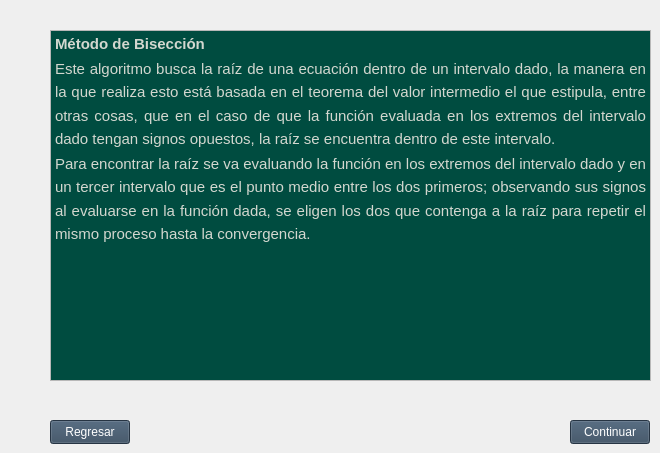
  <widget class="QWidget" name="centralwidget">
   <widget class="QPushButton" name="pushButton">
    <property name="geometry">
     <rect>
      <x>50</x>
      <y>420</y>
      <width>80</width>
      <height>24</height>
     </rect>
    </property>
    <property name="palette">
     <palette>
      <active>
       <colorrole role="WindowText">
        <brush brushstyle="SolidPattern">
         <color alpha="255">
          <red>255</red>
          <green>255</green>
          <blue>255</blue>
         </color>
        </brush>
       </colorrole>
       <colorrole role="Button">
        <brush brushstyle="SolidPattern">
         <color alpha="255">
          <red>53</red>
          <green>73</green>
          <blue>94</blue>
         </color>
        </brush>
       </colorrole>
       <colorrole role="Light">
        <brush brushstyle="SolidPattern">
         <color alpha="255">
          <red>79</red>
          <green>109</green>
          <blue>141</blue>
         </color>
        </brush>
       </colorrole>
       <colorrole role="Midlight">
        <brush brushstyle="SolidPattern">
         <color alpha="255">
          <red>66</red>
          <green>91</green>
          <blue>117</blue>
         </color>
        </brush>
       </colorrole>
       <colorrole role="Dark">
        <brush brushstyle="SolidPattern">
         <color alpha="255">
          <red>26</red>
          <green>36</green>
          <blue>47</blue>
         </color>
        </brush>
       </colorrole>
       <colorrole role="Mid">
        <brush brushstyle="SolidPattern">
         <color alpha="255">
          <red>35</red>
          <green>48</green>
          <blue>62</blue>
         </color>
        </brush>
       </colorrole>
       <colorrole role="Text">
        <brush brushstyle="SolidPattern">
         <color alpha="255">
          <red>255</red>
          <green>255</green>
          <blue>255</blue>
         </color>
        </brush>
       </colorrole>
       <colorrole role="BrightText">
        <brush brushstyle="SolidPattern">
         <color alpha="255">
          <red>255</red>
          <green>255</green>
          <blue>255</blue>
         </color>
        </brush>
       </colorrole>
       <colorrole role="ButtonText">
        <brush brushstyle="SolidPattern">
         <color alpha="255">
          <red>255</red>
          <green>255</green>
          <blue>255</blue>
         </color>
        </brush>
       </colorrole>
       <colorrole role="Base">
        <brush brushstyle="SolidPattern">
         <color alpha="255">
          <red>0</red>
          <green>0</green>
          <blue>0</blue>
         </color>
        </brush>
       </colorrole>
       <colorrole role="Window">
        <brush brushstyle="SolidPattern">
         <color alpha="255">
          <red>53</red>
          <green>73</green>
          <blue>94</blue>
         </color>
        </brush>
       </colorrole>
       <colorrole role="Shadow">
        <brush brushstyle="SolidPattern">
         <color alpha="255">
          <red>0</red>
          <green>0</green>
          <blue>0</blue>
         </color>
        </brush>
       </colorrole>
       <colorrole role="AlternateBase">
        <brush brushstyle="SolidPattern">
         <color alpha="255">
          <red>26</red>
          <green>36</green>
          <blue>47</blue>
         </color>
        </brush>
       </colorrole>
       <colorrole role="ToolTipBase">
        <brush brushstyle="SolidPattern">
         <color alpha="255">
          <red>255</red>
          <green>255</green>
          <blue>220</blue>
         </color>
        </brush>
       </colorrole>
       <colorrole role="ToolTipText">
        <brush brushstyle="SolidPattern">
         <color alpha="255">
          <red>0</red>
          <green>0</green>
          <blue>0</blue>
         </color>
        </brush>
       </colorrole>
       <colorrole role="PlaceholderText">
        <brush brushstyle="SolidPattern">
         <color alpha="128">
          <red>255</red>
          <green>255</green>
          <blue>255</blue>
         </color>
        </brush>
       </colorrole>
      </active>
      <inactive>
       <colorrole role="WindowText">
        <brush brushstyle="SolidPattern">
         <color alpha="255">
          <red>255</red>
          <green>255</green>
          <blue>255</blue>
         </color>
        </brush>
       </colorrole>
       <colorrole role="Button">
        <brush brushstyle="SolidPattern">
         <color alpha="255">
          <red>53</red>
          <green>73</green>
          <blue>94</blue>
         </color>
        </brush>
       </colorrole>
       <colorrole role="Light">
        <brush brushstyle="SolidPattern">
         <color alpha="255">
          <red>79</red>
          <green>109</green>
          <blue>141</blue>
         </color>
        </brush>
       </colorrole>
       <colorrole role="Midlight">
        <brush brushstyle="SolidPattern">
         <color alpha="255">
          <red>66</red>
          <green>91</green>
          <blue>117</blue>
         </color>
        </brush>
       </colorrole>
       <colorrole role="Dark">
        <brush brushstyle="SolidPattern">
         <color alpha="255">
          <red>26</red>
          <green>36</green>
          <blue>47</blue>
         </color>
        </brush>
       </colorrole>
       <colorrole role="Mid">
        <brush brushstyle="SolidPattern">
         <color alpha="255">
          <red>35</red>
          <green>48</green>
          <blue>62</blue>
         </color>
        </brush>
       </colorrole>
       <colorrole role="Text">
        <brush brushstyle="SolidPattern">
         <color alpha="255">
          <red>255</red>
          <green>255</green>
          <blue>255</blue>
         </color>
        </brush>
       </colorrole>
       <colorrole role="BrightText">
        <brush brushstyle="SolidPattern">
         <color alpha="255">
          <red>255</red>
          <green>255</green>
          <blue>255</blue>
         </color>
        </brush>
       </colorrole>
       <colorrole role="ButtonText">
        <brush brushstyle="SolidPattern">
         <color alpha="255">
          <red>255</red>
          <green>255</green>
          <blue>255</blue>
         </color>
        </brush>
       </colorrole>
       <colorrole role="Base">
        <brush brushstyle="SolidPattern">
         <color alpha="255">
          <red>0</red>
          <green>0</green>
          <blue>0</blue>
         </color>
        </brush>
       </colorrole>
       <colorrole role="Window">
        <brush brushstyle="SolidPattern">
         <color alpha="255">
          <red>53</red>
          <green>73</green>
          <blue>94</blue>
         </color>
        </brush>
       </colorrole>
       <colorrole role="Shadow">
        <brush brushstyle="SolidPattern">
         <color alpha="255">
          <red>0</red>
          <green>0</green>
          <blue>0</blue>
         </color>
        </brush>
       </colorrole>
       <colorrole role="AlternateBase">
        <brush brushstyle="SolidPattern">
         <color alpha="255">
          <red>26</red>
          <green>36</green>
          <blue>47</blue>
         </color>
        </brush>
       </colorrole>
       <colorrole role="ToolTipBase">
        <brush brushstyle="SolidPattern">
         <color alpha="255">
          <red>255</red>
          <green>255</green>
          <blue>220</blue>
         </color>
        </brush>
       </colorrole>
       <colorrole role="ToolTipText">
        <brush brushstyle="SolidPattern">
         <color alpha="255">
          <red>0</red>
          <green>0</green>
          <blue>0</blue>
         </color>
        </brush>
       </colorrole>
       <colorrole role="PlaceholderText">
        <brush brushstyle="SolidPattern">
         <color alpha="128">
          <red>255</red>
          <green>255</green>
          <blue>255</blue>
         </color>
        </brush>
       </colorrole>
      </inactive>
      <disabled>
       <colorrole role="WindowText">
        <brush brushstyle="SolidPattern">
         <color alpha="255">
          <red>26</red>
          <green>36</green>
          <blue>47</blue>
         </color>
        </brush>
       </colorrole>
       <colorrole role="Button">
        <brush brushstyle="SolidPattern">
         <color alpha="255">
          <red>53</red>
          <green>73</green>
          <blue>94</blue>
         </color>
        </brush>
       </colorrole>
       <colorrole role="Light">
        <brush brushstyle="SolidPattern">
         <color alpha="255">
          <red>79</red>
          <green>109</green>
          <blue>141</blue>
         </color>
        </brush>
       </colorrole>
       <colorrole role="Midlight">
        <brush brushstyle="SolidPattern">
         <color alpha="255">
          <red>66</red>
          <green>91</green>
          <blue>117</blue>
         </color>
        </brush>
       </colorrole>
       <colorrole role="Dark">
        <brush brushstyle="SolidPattern">
         <color alpha="255">
          <red>26</red>
          <green>36</green>
          <blue>47</blue>
         </color>
        </brush>
       </colorrole>
       <colorrole role="Mid">
        <brush brushstyle="SolidPattern">
         <color alpha="255">
          <red>35</red>
          <green>48</green>
          <blue>62</blue>
         </color>
        </brush>
       </colorrole>
       <colorrole role="Text">
        <brush brushstyle="SolidPattern">
         <color alpha="255">
          <red>26</red>
          <green>36</green>
          <blue>47</blue>
         </color>
        </brush>
       </colorrole>
       <colorrole role="BrightText">
        <brush brushstyle="SolidPattern">
         <color alpha="255">
          <red>255</red>
          <green>255</green>
          <blue>255</blue>
         </color>
        </brush>
       </colorrole>
       <colorrole role="ButtonText">
        <brush brushstyle="SolidPattern">
         <color alpha="255">
          <red>26</red>
          <green>36</green>
          <blue>47</blue>
         </color>
        </brush>
       </colorrole>
       <colorrole role="Base">
        <brush brushstyle="SolidPattern">
         <color alpha="255">
          <red>53</red>
          <green>73</green>
          <blue>94</blue>
         </color>
        </brush>
       </colorrole>
       <colorrole role="Window">
        <brush brushstyle="SolidPattern">
         <color alpha="255">
          <red>53</red>
          <green>73</green>
          <blue>94</blue>
         </color>
        </brush>
       </colorrole>
       <colorrole role="Shadow">
        <brush brushstyle="SolidPattern">
         <color alpha="255">
          <red>0</red>
          <green>0</green>
          <blue>0</blue>
         </color>
        </brush>
       </colorrole>
       <colorrole role="AlternateBase">
        <brush brushstyle="SolidPattern">
         <color alpha="255">
          <red>53</red>
          <green>73</green>
          <blue>94</blue>
         </color>
        </brush>
       </colorrole>
       <colorrole role="ToolTipBase">
        <brush brushstyle="SolidPattern">
         <color alpha="255">
          <red>255</red>
          <green>255</green>
          <blue>220</blue>
         </color>
        </brush>
       </colorrole>
       <colorrole role="ToolTipText">
        <brush brushstyle="SolidPattern">
         <color alpha="255">
          <red>0</red>
          <green>0</green>
          <blue>0</blue>
         </color>
        </brush>
       </colorrole>
       <colorrole role="PlaceholderText">
        <brush brushstyle="SolidPattern">
         <color alpha="128">
          <red>255</red>
          <green>255</green>
          <blue>255</blue>
         </color>
        </brush>
       </colorrole>
      </disabled>
     </palette>
    </property>
    <property name="text">
     <string>Regresar</string>
    </property>
   </widget>
   <widget class="QPushButton" name="pushButton_2">
    <property name="geometry">
     <rect>
      <x>570</x>
      <y>420</y>
      <width>80</width>
      <height>24</height>
     </rect>
    </property>
    <property name="palette">
     <palette>
      <active>
       <colorrole role="WindowText">
        <brush brushstyle="SolidPattern">
         <color alpha="255">
          <red>255</red>
          <green>255</green>
          <blue>255</blue>
         </color>
        </brush>
       </colorrole>
       <colorrole role="Button">
        <brush brushstyle="SolidPattern">
         <color alpha="255">
          <red>53</red>
          <green>73</green>
          <blue>94</blue>
         </color>
        </brush>
       </colorrole>
       <colorrole role="Light">
        <brush brushstyle="SolidPattern">
         <color alpha="255">
          <red>79</red>
          <green>109</green>
          <blue>141</blue>
         </color>
        </brush>
       </colorrole>
       <colorrole role="Midlight">
        <brush brushstyle="SolidPattern">
         <color alpha="255">
          <red>66</red>
          <green>91</green>
          <blue>117</blue>
         </color>
        </brush>
       </colorrole>
       <colorrole role="Dark">
        <brush brushstyle="SolidPattern">
         <color alpha="255">
          <red>26</red>
          <green>36</green>
          <blue>47</blue>
         </color>
        </brush>
       </colorrole>
       <colorrole role="Mid">
        <brush brushstyle="SolidPattern">
         <color alpha="255">
          <red>35</red>
          <green>48</green>
          <blue>62</blue>
         </color>
        </brush>
       </colorrole>
       <colorrole role="Text">
        <brush brushstyle="SolidPattern">
         <color alpha="255">
          <red>255</red>
          <green>255</green>
          <blue>255</blue>
         </color>
        </brush>
       </colorrole>
       <colorrole role="BrightText">
        <brush brushstyle="SolidPattern">
         <color alpha="255">
          <red>255</red>
          <green>255</green>
          <blue>255</blue>
         </color>
        </brush>
       </colorrole>
       <colorrole role="ButtonText">
        <brush brushstyle="SolidPattern">
         <color alpha="255">
          <red>255</red>
          <green>255</green>
          <blue>255</blue>
         </color>
        </brush>
       </colorrole>
       <colorrole role="Base">
        <brush brushstyle="SolidPattern">
         <color alpha="255">
          <red>0</red>
          <green>0</green>
          <blue>0</blue>
         </color>
        </brush>
       </colorrole>
       <colorrole role="Window">
        <brush brushstyle="SolidPattern">
         <color alpha="255">
          <red>53</red>
          <green>73</green>
          <blue>94</blue>
         </color>
        </brush>
       </colorrole>
       <colorrole role="Shadow">
        <brush brushstyle="SolidPattern">
         <color alpha="255">
          <red>0</red>
          <green>0</green>
          <blue>0</blue>
         </color>
        </brush>
       </colorrole>
       <colorrole role="AlternateBase">
        <brush brushstyle="SolidPattern">
         <color alpha="255">
          <red>26</red>
          <green>36</green>
          <blue>47</blue>
         </color>
        </brush>
       </colorrole>
       <colorrole role="ToolTipBase">
        <brush brushstyle="SolidPattern">
         <color alpha="255">
          <red>255</red>
          <green>255</green>
          <blue>220</blue>
         </color>
        </brush>
       </colorrole>
       <colorrole role="ToolTipText">
        <brush brushstyle="SolidPattern">
         <color alpha="255">
          <red>0</red>
          <green>0</green>
          <blue>0</blue>
         </color>
        </brush>
       </colorrole>
       <colorrole role="PlaceholderText">
        <brush brushstyle="SolidPattern">
         <color alpha="128">
          <red>255</red>
          <green>255</green>
          <blue>255</blue>
         </color>
        </brush>
       </colorrole>
      </active>
      <inactive>
       <colorrole role="WindowText">
        <brush brushstyle="SolidPattern">
         <color alpha="255">
          <red>255</red>
          <green>255</green>
          <blue>255</blue>
         </color>
        </brush>
       </colorrole>
       <colorrole role="Button">
        <brush brushstyle="SolidPattern">
         <color alpha="255">
          <red>53</red>
          <green>73</green>
          <blue>94</blue>
         </color>
        </brush>
       </colorrole>
       <colorrole role="Light">
        <brush brushstyle="SolidPattern">
         <color alpha="255">
          <red>79</red>
          <green>109</green>
          <blue>141</blue>
         </color>
        </brush>
       </colorrole>
       <colorrole role="Midlight">
        <brush brushstyle="SolidPattern">
         <color alpha="255">
          <red>66</red>
          <green>91</green>
          <blue>117</blue>
         </color>
        </brush>
       </colorrole>
       <colorrole role="Dark">
        <brush brushstyle="SolidPattern">
         <color alpha="255">
          <red>26</red>
          <green>36</green>
          <blue>47</blue>
         </color>
        </brush>
       </colorrole>
       <colorrole role="Mid">
        <brush brushstyle="SolidPattern">
         <color alpha="255">
          <red>35</red>
          <green>48</green>
          <blue>62</blue>
         </color>
        </brush>
       </colorrole>
       <colorrole role="Text">
        <brush brushstyle="SolidPattern">
         <color alpha="255">
          <red>255</red>
          <green>255</green>
          <blue>255</blue>
         </color>
        </brush>
       </colorrole>
       <colorrole role="BrightText">
        <brush brushstyle="SolidPattern">
         <color alpha="255">
          <red>255</red>
          <green>255</green>
          <blue>255</blue>
         </color>
        </brush>
       </colorrole>
       <colorrole role="ButtonText">
        <brush brushstyle="SolidPattern">
         <color alpha="255">
          <red>255</red>
          <green>255</green>
          <blue>255</blue>
         </color>
        </brush>
       </colorrole>
       <colorrole role="Base">
        <brush brushstyle="SolidPattern">
         <color alpha="255">
          <red>0</red>
          <green>0</green>
          <blue>0</blue>
         </color>
        </brush>
       </colorrole>
       <colorrole role="Window">
        <brush brushstyle="SolidPattern">
         <color alpha="255">
          <red>53</red>
          <green>73</green>
          <blue>94</blue>
         </color>
        </brush>
       </colorrole>
       <colorrole role="Shadow">
        <brush brushstyle="SolidPattern">
         <color alpha="255">
          <red>0</red>
          <green>0</green>
          <blue>0</blue>
         </color>
        </brush>
       </colorrole>
       <colorrole role="AlternateBase">
        <brush brushstyle="SolidPattern">
         <color alpha="255">
          <red>26</red>
          <green>36</green>
          <blue>47</blue>
         </color>
        </brush>
       </colorrole>
       <colorrole role="ToolTipBase">
        <brush brushstyle="SolidPattern">
         <color alpha="255">
          <red>255</red>
          <green>255</green>
          <blue>220</blue>
         </color>
        </brush>
       </colorrole>
       <colorrole role="ToolTipText">
        <brush brushstyle="SolidPattern">
         <color alpha="255">
          <red>0</red>
          <green>0</green>
          <blue>0</blue>
         </color>
        </brush>
       </colorrole>
       <colorrole role="PlaceholderText">
        <brush brushstyle="SolidPattern">
         <color alpha="128">
          <red>255</red>
          <green>255</green>
          <blue>255</blue>
         </color>
        </brush>
       </colorrole>
      </inactive>
      <disabled>
       <colorrole role="WindowText">
        <brush brushstyle="SolidPattern">
         <color alpha="255">
          <red>26</red>
          <green>36</green>
          <blue>47</blue>
         </color>
        </brush>
       </colorrole>
       <colorrole role="Button">
        <brush brushstyle="SolidPattern">
         <color alpha="255">
          <red>53</red>
          <green>73</green>
          <blue>94</blue>
         </color>
        </brush>
       </colorrole>
       <colorrole role="Light">
        <brush brushstyle="SolidPattern">
         <color alpha="255">
          <red>79</red>
          <green>109</green>
          <blue>141</blue>
         </color>
        </brush>
       </colorrole>
       <colorrole role="Midlight">
        <brush brushstyle="SolidPattern">
         <color alpha="255">
          <red>66</red>
          <green>91</green>
          <blue>117</blue>
         </color>
        </brush>
       </colorrole>
       <colorrole role="Dark">
        <brush brushstyle="SolidPattern">
         <color alpha="255">
          <red>26</red>
          <green>36</green>
          <blue>47</blue>
         </color>
        </brush>
       </colorrole>
       <colorrole role="Mid">
        <brush brushstyle="SolidPattern">
         <color alpha="255">
          <red>35</red>
          <green>48</green>
          <blue>62</blue>
         </color>
        </brush>
       </colorrole>
       <colorrole role="Text">
        <brush brushstyle="SolidPattern">
         <color alpha="255">
          <red>26</red>
          <green>36</green>
          <blue>47</blue>
         </color>
        </brush>
       </colorrole>
       <colorrole role="BrightText">
        <brush brushstyle="SolidPattern">
         <color alpha="255">
          <red>255</red>
          <green>255</green>
          <blue>255</blue>
         </color>
        </brush>
       </colorrole>
       <colorrole role="ButtonText">
        <brush brushstyle="SolidPattern">
         <color alpha="255">
          <red>26</red>
          <green>36</green>
          <blue>47</blue>
         </color>
        </brush>
       </colorrole>
       <colorrole role="Base">
        <brush brushstyle="SolidPattern">
         <color alpha="255">
          <red>53</red>
          <green>73</green>
          <blue>94</blue>
         </color>
        </brush>
       </colorrole>
       <colorrole role="Window">
        <brush brushstyle="SolidPattern">
         <color alpha="255">
          <red>53</red>
          <green>73</green>
          <blue>94</blue>
         </color>
        </brush>
       </colorrole>
       <colorrole role="Shadow">
        <brush brushstyle="SolidPattern">
         <color alpha="255">
          <red>0</red>
          <green>0</green>
          <blue>0</blue>
         </color>
        </brush>
       </colorrole>
       <colorrole role="AlternateBase">
        <brush brushstyle="SolidPattern">
         <color alpha="255">
          <red>53</red>
          <green>73</green>
          <blue>94</blue>
         </color>
        </brush>
       </colorrole>
       <colorrole role="ToolTipBase">
        <brush brushstyle="SolidPattern">
         <color alpha="255">
          <red>255</red>
          <green>255</green>
          <blue>220</blue>
         </color>
        </brush>
       </colorrole>
       <colorrole role="ToolTipText">
        <brush brushstyle="SolidPattern">
         <color alpha="255">
          <red>0</red>
          <green>0</green>
          <blue>0</blue>
         </color>
        </brush>
       </colorrole>
       <colorrole role="PlaceholderText">
        <brush brushstyle="SolidPattern">
         <color alpha="128">
          <red>255</red>
          <green>255</green>
          <blue>255</blue>
         </color>
        </brush>
       </colorrole>
      </disabled>
     </palette>
    </property>
    <property name="text">
     <string>Continuar</string>
    </property>
   </widget>
   <widget class="QTextBrowser" name="textBrowser">
    <property name="geometry">
     <rect>
      <x>50</x>
      <y>30</y>
      <width>601</width>
      <height>351</height>
     </rect>
    </property>
    <property name="palette">
     <palette>
      <active>
       <colorrole role="Base">
        <brush brushstyle="SolidPattern">
         <color alpha="255">
          <red>0</red>
          <green>76</green>
          <blue>64</blue>
         </color>
        </brush>
       </colorrole>
       <colorrole role="Shadow">
        <brush brushstyle="SolidPattern">
         <color alpha="255">
          <red>0</red>
          <green>76</green>
          <blue>64</blue>
         </color>
        </brush>
       </colorrole>
       <colorrole role="ToolTipText">
        <brush brushstyle="SolidPattern">
         <color alpha="255">
          <red>0</red>
          <green>76</green>
          <blue>64</blue>
         </color>
        </brush>
       </colorrole>
      </active>
      <inactive>
       <colorrole role="Base">
        <brush brushstyle="SolidPattern">
         <color alpha="255">
          <red>0</red>
          <green>76</green>
          <blue>64</blue>
         </color>
        </brush>
       </colorrole>
       <colorrole role="Shadow">
        <brush brushstyle="SolidPattern">
         <color alpha="255">
          <red>0</red>
          <green>76</green>
          <blue>64</blue>
         </color>
        </brush>
       </colorrole>
       <colorrole role="ToolTipText">
        <brush brushstyle="SolidPattern">
         <color alpha="255">
          <red>0</red>
          <green>76</green>
          <blue>64</blue>
         </color>
        </brush>
       </colorrole>
      </inactive>
      <disabled>
       <colorrole role="Base">
        <brush brushstyle="SolidPattern">
         <color alpha="255">
          <red>0</red>
          <green>76</green>
          <blue>64</blue>
         </color>
        </brush>
       </colorrole>
       <colorrole role="Shadow">
        <brush brushstyle="SolidPattern">
         <color alpha="255">
          <red>0</red>
          <green>76</green>
          <blue>64</blue>
         </color>
        </brush>
       </colorrole>
       <colorrole role="ToolTipText">
        <brush brushstyle="SolidPattern">
         <color alpha="255">
          <red>0</red>
          <green>76</green>
          <blue>64</blue>
         </color>
        </brush>
       </colorrole>
      </disabled>
     </palette>
    </property>
    <property name="html">
     <string>&lt;!DOCTYPE HTML PUBLIC &quot;-//W3C//DTD HTML 4.0//EN&quot; &quot;http://www.w3.org/TR/REC-html40/strict.dtd&quot;&gt;
&lt;html&gt;&lt;head&gt;&lt;meta name=&quot;qrichtext&quot; content=&quot;1&quot; /&gt;&lt;style type=&quot;text/css&quot;&gt;
p, li { white-space: pre-wrap; }
&lt;/style&gt;&lt;/head&gt;&lt;body style=&quot; font-family:'Ubuntu'; font-size:10pt; font-weight:400; font-style:normal;&quot;&gt;
&lt;p align=&quot;justify&quot; style=&quot; margin-top:0px; margin-bottom:0px; margin-left:0px; margin-right:0px; -qt-block-indent:0; text-indent:0px; line-height:138%;&quot;&gt;&lt;span style=&quot; font-family:'Roboto','sans-serif'; font-size:11pt; font-weight:696; color:#d3d7cf; background-color:transparent;&quot;&gt;Método de Bisección &lt;/span&gt;&lt;/p&gt;
&lt;p align=&quot;justify&quot; style=&quot; margin-top:0px; margin-bottom:0px; margin-left:0px; margin-right:0px; -qt-block-indent:0; text-indent:0px; line-height:138%;&quot;&gt;&lt;span style=&quot; font-family:'Roboto','sans-serif'; font-size:11pt; color:#d3d7cf; background-color:transparent;&quot;&gt;Este algoritmo busca la raíz de una ecuación dentro de un intervalo dado, la manera en la que realiza esto está basada en el teorema del valor intermedio el que estipula, entre otras cosas, que en el caso de que la función evaluada en los extremos del intervalo dado tengan signos opuestos, la raíz se encuentra dentro de este intervalo.&lt;/span&gt;&lt;/p&gt;
&lt;p align=&quot;justify&quot; style=&quot; margin-top:0px; margin-bottom:0px; margin-left:0px; margin-right:0px; -qt-block-indent:0; text-indent:0px; line-height:138%;&quot;&gt;&lt;span style=&quot; font-family:'Roboto','sans-serif'; font-size:11pt; color:#d3d7cf; background-color:transparent;&quot;&gt;Para encontrar la raíz se va evaluando la función en los extremos del intervalo dado y en un tercer intervalo que es el punto medio entre los dos primeros; observando sus signos al evaluarse en la función dada, se eligen los dos que contenga a la raíz para repetir el mismo proceso hasta la convergencia.&lt;/span&gt;&lt;/p&gt;&lt;/body&gt;&lt;/html&gt;</string>
    </property>
   </widget>
  </widget>
